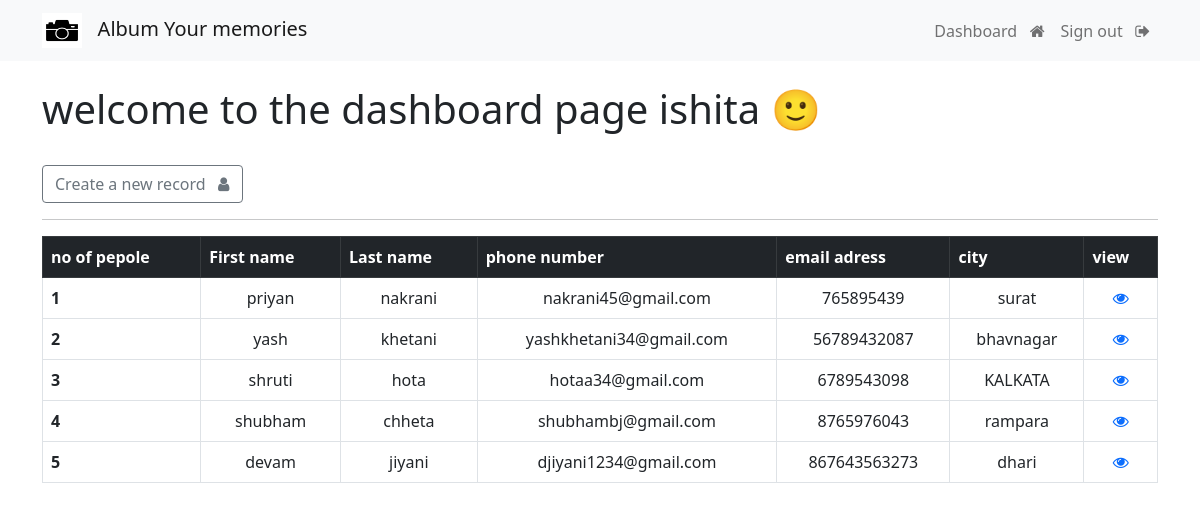
Page /dashboard/ (signed in) on the earlier database version.
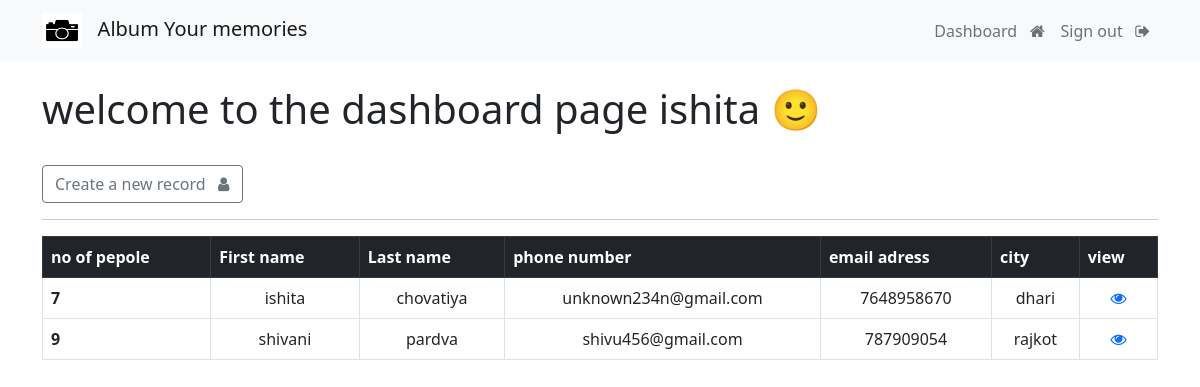
Same page on the later database version.
### webapp/models.py (models this page shows, shortened)
class Record(models.Model):
    first_name = models.CharField(max_length=100)
    last_name = models.CharField(max_length=100)
    email = models.CharField(max_length = 255)
    phone=models.IntegerField()
    city = models.CharField(max_length=300)

### webapp/views.py (the view)
@login_required(login_url='my-login')
def dashboard(request):
    my_records = Record.objects.all()
    context = {'records':my_records}
    return render(request,'webapp/dashboard.html',context=context)

### templates/webapp/dashboard.html
{% extends 'webapp/base.html' %}
{% load static %}
{% block content %}
<link rel="stylesheet" href="{% static 'css/style.css' %}">
<body>
<h1>welcome to the dashboard page {{user}} 🙂 </h1>
<br>
<a class="btn btn-outline-secondary" href="{% url 'create-record' %}">Create a new record &nbsp; <i class="fa fa-user" aria-hidden="true"></i></a>
<br>
<hr>
<table class="table table-bordered">
  <thead class="table-dark">
    <tr>
      <th scope="col">no of pepole</th>
      <th scope="col">First name</th>
      <th scope="col">Last name</th>
      <th scope="col">phone number</th>
      <th scope="col">email adress</th>
      <th scope="col">city</th>
      <th scope="col">view</th>
    </tr>
  </thead>
  <tbody>
    {% if records %}
    {% for record in records %}
    <tr>
      <th scope="row">{{record.id}}</th>
      <td>{{record.first_name}}</td>
      <td>{{record.last_name}}</td>
      <td>{{record.email}}</td>
      <td>{{record.phone}}</td>
      <td>{{record.city}}</td>
      <td><a href="{% url 'view-record' record.id %}"><i class="fa fa-eye" aria-hidden="true"></i></a></td>
    </tr>
    {% endfor %}
    {% endif %}
  </tbody>
</table>
</body>
{% endblock %}

### templates/webapp/base.html (shortened to what this page needs)
{% load static %}
<!doctype html>
<html lang="en">
  <head>
    <link rel="stylesheet" href="{% static 'css/style.css' %}" type="text/css" />
    <link rel="stylesheet" href="https://cdnjs.cloudflare.com/ajax/libs/font-awesome/4.7.0/css/font-awesome.min.css">
    <link href="https://cdn.jsdelivr.net/npm/bootstrap@5.0.2/dist/css/bootstrap.min.css" rel="stylesheet">
  </head>
  <body>
    {% include "webapp/navbar.html" %}
   <div class="container">
      <br>
      {% block content %}
      {% endblock %}
   </div>
  </body>
</html>

### templates/webapp/navbar.html (shortened to what this page needs)
<nav class="navbar navbar-expand-lg navbar-light bg-light">
  <div class="container">
    <a class="navbar-brand" href="{% url 'dashboard' %}">
      <img width="40" height="35" class="d-inline-block">
      &nbsp; Album Your memories
    </a>
    {% if user.is_authenticated %}
    <ul class="navbar-nav ml-auto">
      <li class="nav-item"><a class="nav-link" href="{% url 'dashboard' %}">Dashboard  &nbsp; <i class="fa fa-home" aria-hidden="true"></i></a></li>
      <li class="nav-item"><a class="nav-link" href="{% url 'logout' %}">Sign out &nbsp; <i class="fa fa-sign-out" aria-hidden="true"></i></a></li>
    </ul>
    {% else %}
    <ul class="navbar-nav ml-auto">
      <li class="nav-item"><a class="nav-link" href="{% url 'register' %}">Sign Up</a></li>
      <li class="nav-item"><a class="nav-link" href="{% url 'my-login' %}">Login</a></li>
    </ul>
    {% endif %}
  </div>
</nav>

### static/css/style.css (style rules this page uses)
td { text-align: center; }

Differences in the rows shown:
removed Record: id "1", first_name "priyan", last_name "nakrani", email "nakrani45@gmail.com", phone "765895439", city "surat"
removed Record: id "2", first_name "yash", last_name "khetani", email "yashkhetani34@gmail.com", phone "56789432087", city "bhavnagar"
removed Record: id "3", first_name "shruti", last_name "hota", email "hotaa34@gmail.com", phone "6789543098", city "KALKATA"
removed Record: id "4", first_name "shubham", last_name "chheta", email "shubhambj@gmail.com", phone "8765976043", city "rampara"
removed Record: id "5", first_name "devam", last_name "jiyani", email "djiyani1234@gmail.com", phone "867643563273", city "dhari"
added Record: id "7", first_name "ishita", last_name "chovatiya", email "unknown234n@gmail.com", phone "7648958670", city "dhari"
added Record: id "9", first_name "shivani", last_name "pardva", email "shivu456@gmail.com", phone "787909054", city "rajkot"
